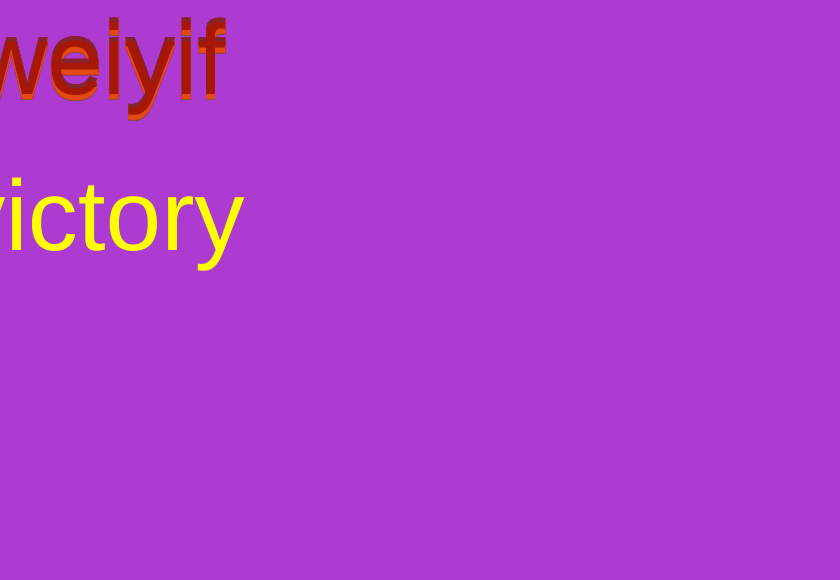
Frame 1 (no input)
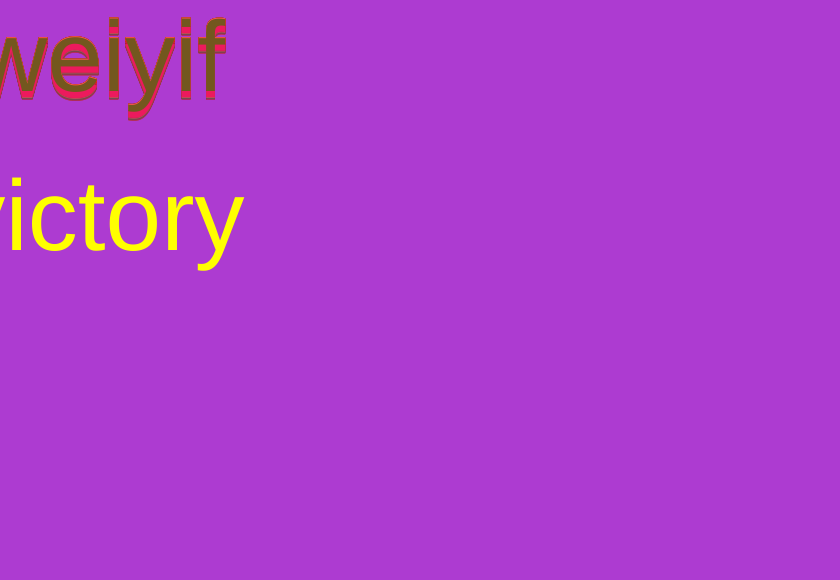
Frame 60 (no input)
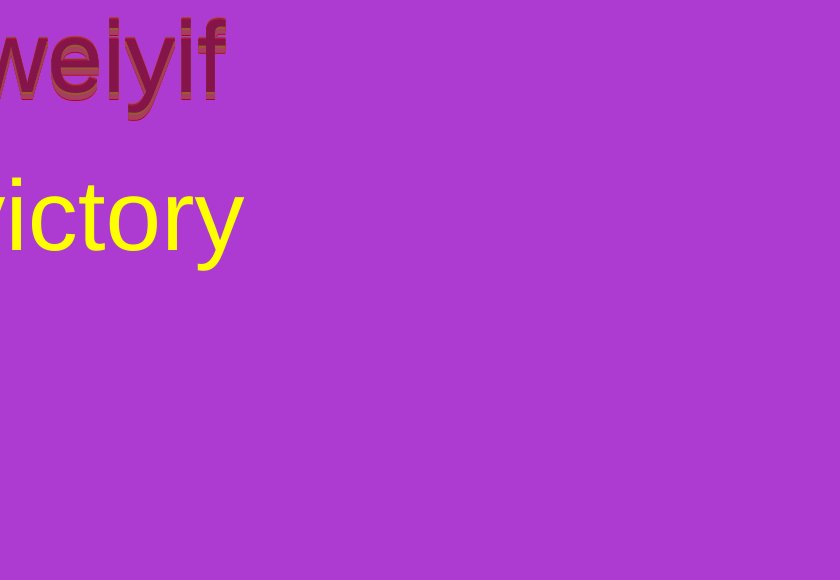
Frame 120 (the mouse pressed at the canvas centre since frame 60)

The p5.js sketch that drew these frames (run headless with seeded random() and noise() and a simulated clock; from frame 60 on, the mouse is pressed at the canvas centre):

// p5.js sketch
// ── sketch.js
var speed=0.0001;
function setup() {
    createCanvas(840, 580);



   translate(width/3,height/4 );
}
  function draw(){
       background("#AD3BD1");
    for(var i=1;i <60;i++){

       textAlign("center");
       textSize(100);
        fill(random(100, 255), random(0, 100), random(0, 100));
       text("weiyif", 100, random(90, 100));
    }

    fill("yellow");
    text("victory", 100, 250);
      noStroke();
/*      var size = 5;
    for (var x = 0; x < width; x += size) {
        for (var y = 0; y < height; y += size) {
            fill(random(100, 255), random(0, 100), random(0, 100));
            ellipse(x, y, size, size);
        }
    }

       */



/*        textAlign("center");

        textSize(100);
    fill("#0040FF");
    stroke("red");
    strokeWeight( random(1, 20));

    text("victor", 100, 100);

        stroke("yellow");
    strokeWeight( random(1, 20));

    text("victor", 100, 100);*/


  }
